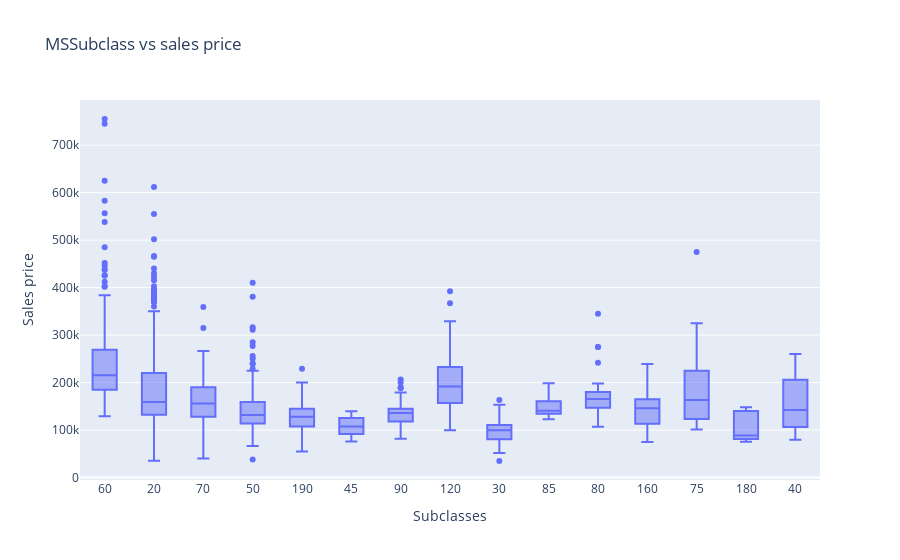

Notebook code for this chart:
### Code cell
fig = go.Figure()

fig.add_trace(
    go.Box(
        x=train_data_selected_columns["MSSubClass"],
        y=train_data_selected_columns["SalePrice"],
        name="MSSubclass",
    )
)

fig.update_layout(
    title="MSSubclass vs sales price",
    xaxis_title="Subclasses",
    yaxis_title="Sales price",
)

fig.show()

### Figure 1 — Plotly figure (JSON) as saved in the notebook; plotly's stock layout.template omitted (floating-point values rounded to 4 significant figures; data arrays with more than 128 entries replaced by an {"elided": "..."} marker saying what was removed)
{"data": [{"name": "MSSubclass", "type": "box", "x": {"elided": "1459 str values"}, "y": {"elided": "1459 int values"}}], "layout": {"title": {"text": "MSSubclass vs sales price"}, "xaxis": {"title": {"text": "Subclasses"}}, "yaxis": {"title": {"text": "Sales price"}}}}
